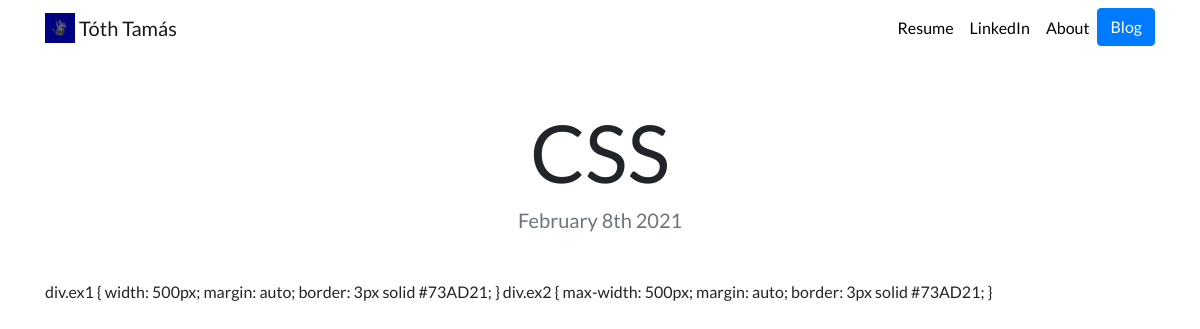
Page /blog/11/ on the committed database.
### blog/models.py (models this page shows, shortened)
class Blog(models.Model):
    title = models.CharField(max_length=200)
    description = models.TextField()
    date = models.DateField()

### blog/views.py (the view)
# urls.py: path('<int:blog_id>/', views.detail, name="detail" ),
def detail(request, blog_id):
    blog = get_object_or_404(Blog, pk=blog_id)
    return render(request, 'blog/detail.html', {'blog':blog})

### blog/templates/blog/detail.html
{% extends "portfolio/base.html" %}
{% load static %}
{% block content %}
<h1 class="text-center mt-5" id="blogdetailtitle">{{ blog.title }}</h1>
<h5 class="text-center text-muted mb-5">{{ blog.date|date:'F jS Y' }}</h5>
{{ blog.description|safe }}
{% endblock %}

### portfolio/static/portfolio/custom.css (style rules this page uses)
body { font-family: 'Lato', sans-serif; }
@media (min-width: 992px) { #blogdetailtitle { font-size: 5rem; } }

### rows in the picture
Blog: title "CSS", date "February 8th 2021", description "div.ex1 { width: 500px; margin: auto; border: 3px solid #73AD21; } div.ex2 { max-width: 500px; margin: auto; border: 3px solid #73AD21; }"
